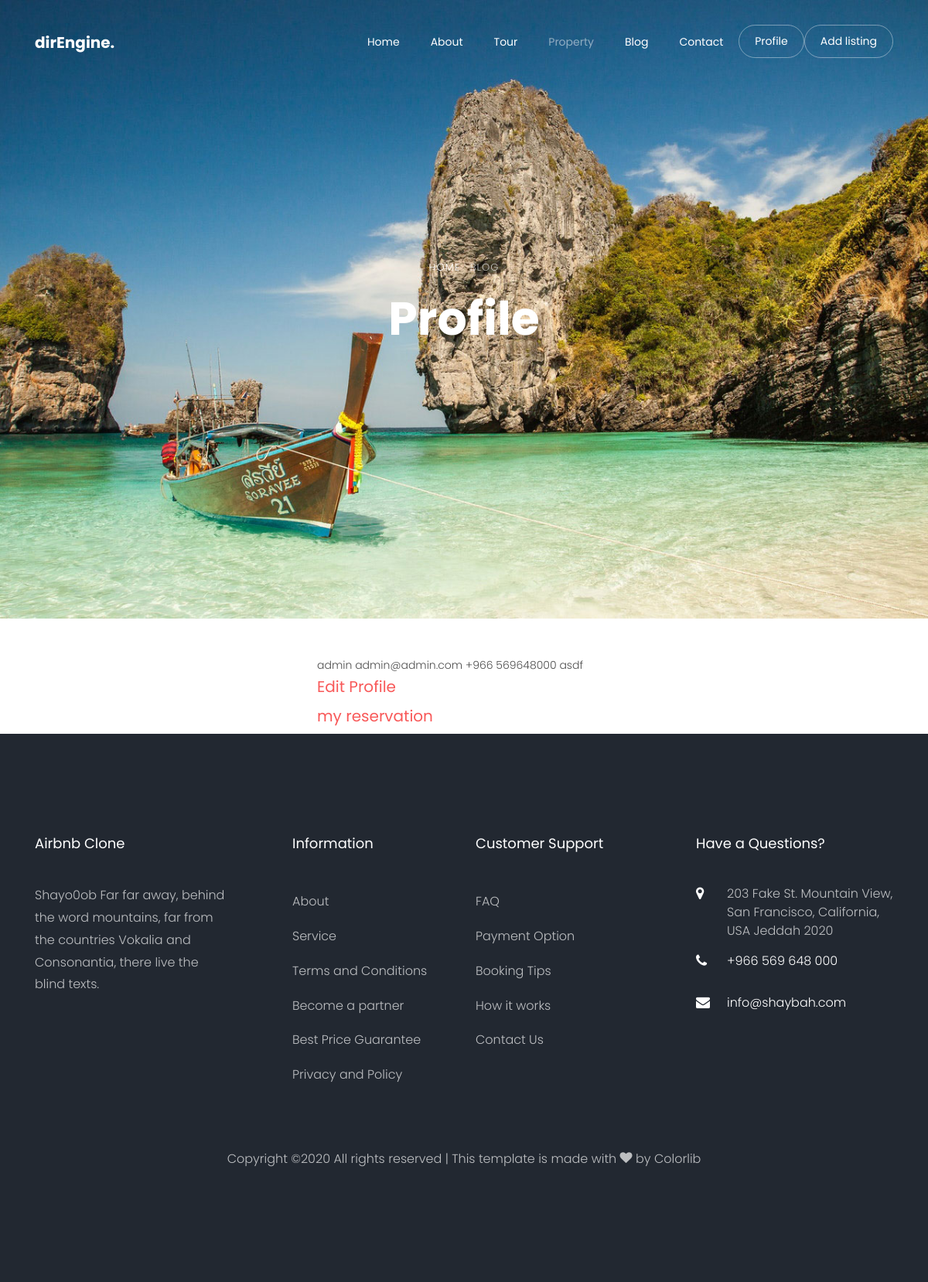
/accounts/profile/ (signed in), run on the app's committed database.
### accounts/models.py (models this page shows, shortened)
class Profile(models.Model):
    user = models.ForeignKey(User, related_name='user_profile', on_delete=models.CASCADE)
    image = models.ImageField(upload_to='profile/'  , blank=True, null=True)
    phone_number = models.CharField(max_length=16 , blank=True, null=True)
    address = models.CharField(max_length=50 , blank=True, null=True)

### settings/models.py (models this page shows, shortened)
class Info(models.Model):
    name = models.CharField(max_length=50)
    logo = models.ImageField(upload_to='info/')
    description = models.TextField(max_length=200)
    fb_link = models.URLField(max_length=500)
    twitter_link = models.URLField(max_length=500)
    instgram_link = models.URLField(max_length=500)
    address = models.TextField(max_length=200)
    phone_number = models.CharField(max_length=30)
    mail = models.EmailField(max_length=50)
    class Meta:
        verbose_name =("Info")
        verbose_name_plural = ("Infos")

### accounts/views.py (the view)
# urls.py: path('profile/',profile,name='profile'),
def profile(request):
    profile = Profile.objects.get(user = request.user)
    return render(request,'profile/profile.html',{'profile':profile})

### utils/footer_context_processor.py (called while the page is built)
def get_footer(request):
    footer = Info.objects.last()
    return {'footer':footer}

### accounts/templates/profile/profile.html (shortened to what this page needs)
{% extends "base.html" %}
{% load static %}
{% block body %}
<div class="hero-wrap js-fullheight" style="background-image: url({% static 'images/bg_4.jpg' %});">
    <div class="container">
      <div class="row no-gutters slider-text js-fullheight align-items-center justify-content-center" data-scrollax-parent="true">
        <div class="col-md-9 ftco-animate text-center" data-scrollax=" properties: { translateY: '70%' }">
          <p class="breadcrumbs" data-scrollax="properties: { translateY: '30%', opacity: 1.6 }"><span class="mr-2"><a href="index.html">Home</a></span> <span>Blog</span></p>
          <h1 class="mb-3 bread" data-scrollax="properties: { translateY: '30%', opacity: 1.6 }">Profile</h1>
        </div>
      </div>
    </div>
  </div>
  <div class="row">
      <div class="col-md-4 mx-auto mt-5">
{{profile.user.username}}
{{profile.user.email}}
{{profile.phone_number}}
{{profile.address}}
<h5><a href="{% url 'accounts:profile_edit' %}">Edit Profile</a></h5>
<h5><a href="{% url 'accounts:user_reservation' %}">my reservation</a></h5>
</div>
</div>
{% endblock body %}

### templates/base.html (shortened to what this page needs)
{% load static %}
<!DOCTYPE html>
<html lang="en">
  <head>
    <link rel="stylesheet" href="{% static 'css/open-iconic-bootstrap.min.css' %}">
    <link rel="stylesheet" href="{% static 'css/animate.css' %}">
    <link rel="stylesheet" href="{% static 'css/owl.carousel.min.css' %}">
    <link rel="stylesheet" href="{% static 'css/owl.theme.default.min.css' %}">
    <link rel="stylesheet" href="{% static 'css/magnific-popup.css' %}">
    <link rel="stylesheet" href="{% static 'css/aos.css' %}">
    <link rel="stylesheet" href="{% static 'css/ionicons.min.css' %}">
    <link rel="stylesheet" href="{% static 'css/bootstrap-datepicker.css' %}">
    <link rel="stylesheet" href="{% static 'css/jquery.timepicker.css' %}">
    <link rel="stylesheet" href="{% static 'css/flaticon.css' %}">
    <link rel="stylesheet" href="{% static 'css/icomoon.css' %}">
    <link rel="stylesheet" href="{% static 'css/style.css' %}">
  </head>
  <body>
  <nav class="navbar navbar-expand-lg navbar-dark ftco_navbar bg-dark ftco-navbar-light" id="ftco-navbar">
    <div class="container">
      <a class="navbar-brand" href="index.html">dirEngine.</a>
      <div class="collapse navbar-collapse" id="ftco-nav">
        <ul class="navbar-nav ml-auto">
          <li class="nav-item"><a href="/" class="nav-link">Home</a></li>
          <li class="nav-item"><a href="{% url 'about:about' %}" class="nav-link">About</a></li>
          <li class="nav-item"><a href="tour.html" class="nav-link">Tour</a></li>
          <li class="nav-item active"><a href="{% url 'rooms:property_list' %}" class="nav-link">Property</a></li>
          <li class="nav-item"><a href="{% url 'blog:post_list' %}" class="nav-link">Blog</a></li>
          <li class="nav-item"><a href="contact.html" class="nav-link">Contact</a></li>
          {% if request.user.is_authenticated %}
            <li class="nav-item cta"><a href="{% url 'accounts:profile' %}" class="nav-link"><span>Profile</span></a></li>
            <li class="nav-item cta"><a href="contact.html" class="nav-link"><span>Add listing</span></a></li>
          {% else %}
            <li class="nav-item cta"><a href="{% url 'accounts:signup' %}" class="nav-link"><span>Signup</span></a></li>
            <li class="nav-item cta"><a href="{% url 'login' %}" class="nav-link"><span>Login</span></a></li>
          {% endif %}
        </ul>
      </div>
    </div>
  </nav>
    {% block body %}
    {% endblock body %}
    <footer class="ftco-footer ftco-bg-dark ftco-section">
      <div class="container">
        <div class="row mb-5">
          <div class="col-md">
            <div class="ftco-footer-widget mb-4">
              <h2 class="ftco-heading-2">{{footer.name}}</h2>
              <p>{{footer.description}}</p>
              <ul class="ftco-footer-social list-unstyled float-md-left float-lft mt-5">
              </ul>
            </div>
          </div>
          <div class="col-md">
            <div class="ftco-footer-widget mb-4 ml-md-5">
              <h2 class="ftco-heading-2">Information</h2>
              <ul class="list-unstyled">
                <li><a href="#" class="py-2 d-block">About</a></li>
                <li><a href="#" class="py-2 d-block">Service</a></li>
                <li><a href="#" class="py-2 d-block">Terms and Conditions</a></li>
                <li><a href="#" class="py-2 d-block">Become a partner</a></li>
                <li><a href="#" class="py-2 d-block">Best Price Guarantee</a></li>
                <li><a href="#" class="py-2 d-block">Privacy and Policy</a></li>
              </ul>
            </div>
          </div>
          <div class="col-md">
             <div class="ftco-footer-widget mb-4">
              <h2 class="ftco-heading-2">Customer Support</h2>
              <ul class="list-unstyled">
                <li><a href="#" class="py-2 d-block">FAQ</a></li>
                <li><a href="#" class="py-2 d-block">Payment Option</a></li>
                <li><a href="#" class="py-2 d-block">Booking Tips</a></li>
                <li><a href="#" class="py-2 d-block">How it works</a></li>
                <li><a href="#" class="py-2 d-block">Contact Us</a></li>
              </ul>
            </div>
          </div>
          <div class="col-md">
            <div class="ftco-footer-widget mb-4">
            	<h2 class="ftco-heading-2">Have a Questions?</h2>
            	<div class="block-23 mb-3">
	              <ul>
	                <li><span class="icon icon-map-marker"></span><span class="text">{{footer.address}}</span></li>
	                <li><a href="#"><span class="icon icon-phone"></span><span class="text">{{footer.phone_number}}</span></a></li>
	                <li><a href="#"><span class="icon icon-envelope"></span><span class="text">{{footer.mail}}</span></a></li>
	              </ul>
	            </div>
            </div>
          </div>
        </div>
        <div class="row">
          <div class="col-md-12 text-center">
            <p>
  Copyright &copy;<script>document.write(new Date().getFullYear());</script> All rights reserved | This template is made with <i class="icon-heart" aria-hidden="true"></i> by <a href="https://colorlib.com" target="_blank">Colorlib</a>
  </p>
          </div>
        </div>
      </div>
    </footer>
  </body>
</html>

### static/css/icomoon.css (style rules this page uses)
[class^="icon-"], [class*=" icon-"] { font-family: 'icomoon' !important; speak: none; font-style: normal; font-weight: normal; font-variant: normal; text-transform: none; line-height: 1; -webkit-font-smoothing: antialiased; -moz-osx-font-smoothing: grayscale; }
.icon-heart:before { content: "\f004"; }
.icon-map-marker:before { content: "\f041"; }
.icon-phone:before { content: "\f095"; }
.icon-envelope:before { content: "\f0e0"; }

### data on the page
Profile: user.username "admin", user.email "admin@admin.com", phone_number "+966 569648000", address "asdf"
Info: name "Airbnb Clone", description "Shayo0ob Far far away, behind the word mountains, far from the countries Vokalia and Consonantia, there live the blind texts.", address "203 Fake St. Mountain View, San Francisco, California, USA Jeddah 2020", phone_number "+966 569 648 000", mail "info@shaybah.com"
